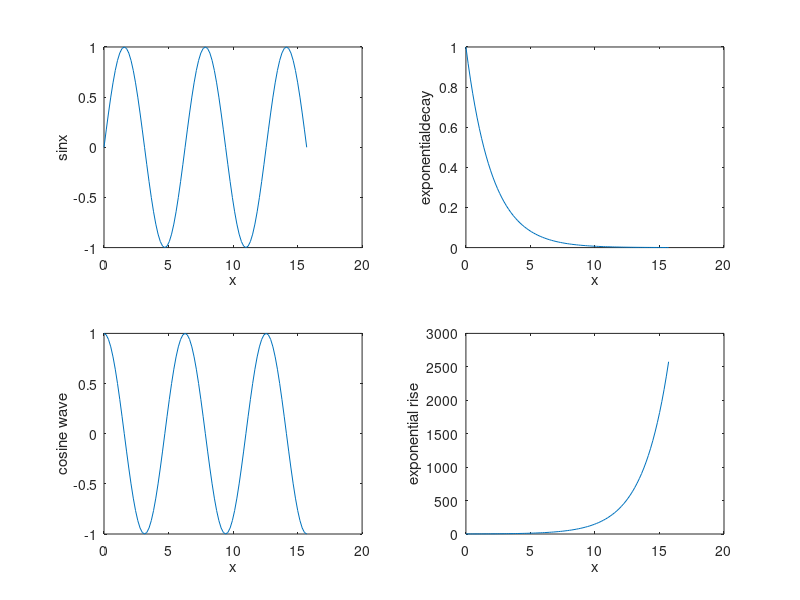

MATLAB code for this plot:

x = 0:pi/18:5 * pi;
y = sin(x)
z = exp(-1/2*x)
a = exp(1/2*x)
b = cos(x)
subplot(2,2,1);
plot(x,y)
xlabel('x')
ylabel('sinx')
 
 
subplot(2,2,2)
plot(x,z)
ylabel('exponentialdecay')
xlabel('x')
 
 
 
subplot(2,2,3)
plot(x,b)
ylabel('cosine wave')
xlabel('x')
 
 
subplot(2,2,4)
plot(x,a)
ylabel('exponential rise')
xlabel('x')
